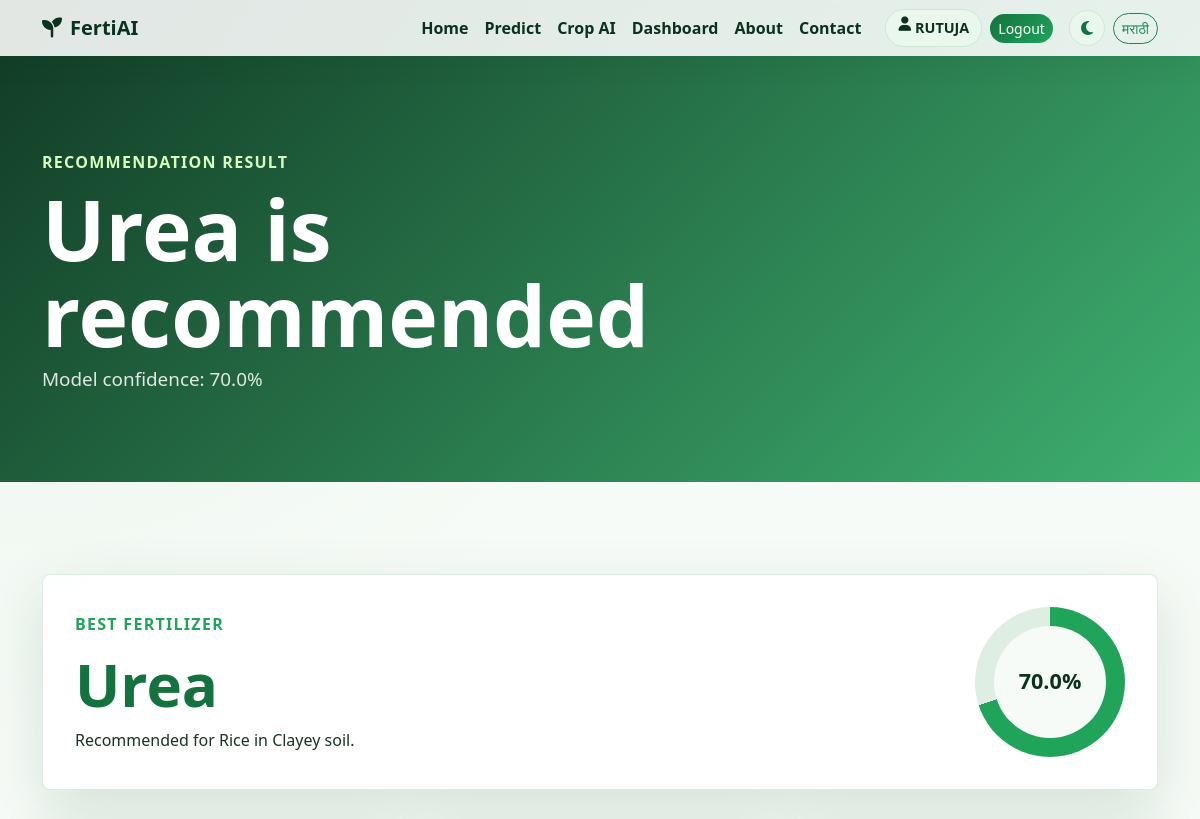
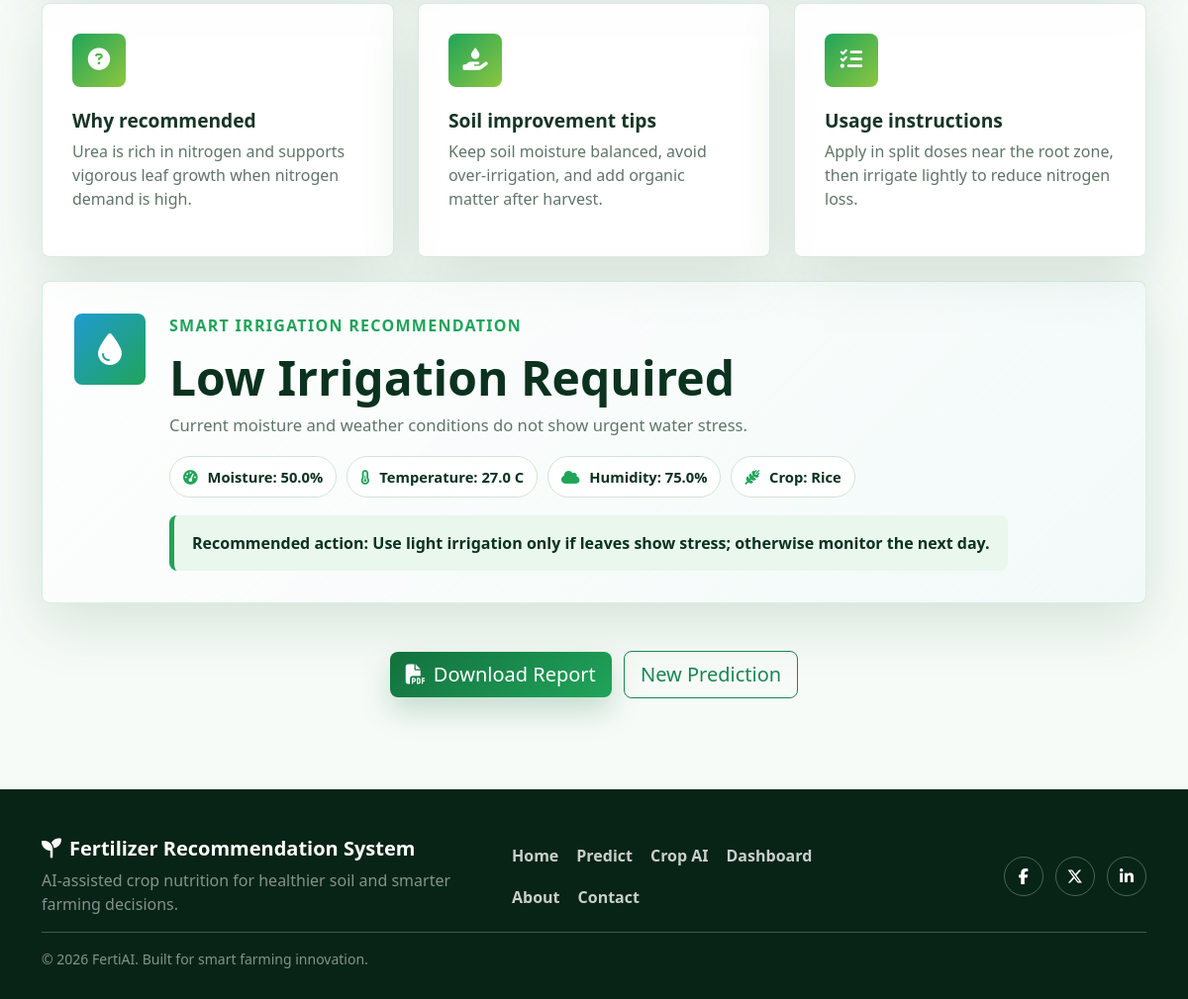
/result/1 (signed in), run on the app's committed database (2 pictures, top to bottom).
### tables this page shows
CREATE TABLE users (
                id INTEGER PRIMARY KEY AUTOINCREMENT,
                name TEXT NOT NULL,
                email TEXT NOT NULL UNIQUE,
                password_hash TEXT NOT NULL,
                reset_token TEXT,
                reset_expires_at TEXT,
                created_at TEXT NOT NULL
            );

CREATE TABLE prediction_history (
                id INTEGER PRIMARY KEY AUTOINCREMENT,
                nitrogen REAL NOT NULL,
                phosphorus REAL NOT NULL,
                potassium REAL NOT NULL,
                temperature REAL NOT NULL,
                humidity REAL NOT NULL,
                moisture REAL NOT NULL,
                soil_type TEXT NOT NULL,
                crop_type TEXT NOT NULL,
                fertilizer_name TEXT NOT NULL,
                confidence REAL NOT NULL,
                created_at TEXT NOT NULL
            , irrigation_level TEXT, irrigation_reason TEXT, irrigation_schedule TEXT, user_id INTEGER);

### app.py (the view)
@app.route("/result/<int:history_id>")
@login_required
def result(history_id: int):
    with get_db_connection() as connection:
        prediction = connection.execute(
            """
            SELECT * FROM prediction_history
            WHERE id = ? AND (user_id = ? OR user_id IS NULL)
            """,
            (history_id, session.get("user_id")),
        ).fetchone()
    if prediction is None:
        flash("Recommendation not found.", "warning")
        return redirect(url_for("predict"))
    guide = FERTILIZER_GUIDE.get(prediction["fertilizer_name"], FERTILIZER_GUIDE["NPK"])
    irrigation = {
        "level": prediction["irrigation_level"],
        "reason": prediction["irrigation_reason"],
        "schedule": prediction["irrigation_schedule"],
    }
    if not all(irrigation.values()):
        irrigation = recommend_irrigation(
            {
                "Moisture": prediction["moisture"],
                "Temperature": prediction["temperature"],
                "Humidity": prediction["humidity"],
                "Crop_Type": prediction["crop_type"],
            }
        )
    return render_template(
        "result.html",
        page_title="Recommendation Result",
        prediction=prediction,
        guide=guide,
        irrigation=irrigation,
    )

### app.py (called while the page is built)
def get_db_connection() -> sqlite3.Connection:
    DATABASE_PATH.parent.mkdir(parents=True, exist_ok=True)
    connection = sqlite3.connect(DATABASE_PATH)
    connection.row_factory = sqlite3.Row
    return connection

def get_current_user():
    user_id = session.get("user_id")
    if not user_id:
        return None
    with get_db_connection() as connection:
        return connection.execute("SELECT * FROM users WHERE id = ?", (user_id,)).fetchone()

def login_required(view):
    @wraps(view)
    def wrapped_view(*args, **kwargs):
        if not session.get("user_id"):
            flash("Please login to continue.", "warning")
            return redirect(url_for("login", next=request.full_path))
        return view(*args, **kwargs)
    return wrapped_view

@app.context_processor
def inject_template_data() -> dict:
    return {
        "soil_types": MODEL_ARTIFACT["soil_types"],
        "crop_types": MODEL_ARTIFACT["crop_types"],
        "year": datetime.now().year,
        "current_user": get_current_user(),
    }

### templates/result.html
{% extends "base.html" %}
{% block content %}
<section class="page-hero compact-hero">
    <div class="container">
        <span class="eyebrow">Recommendation Result</span>
        <h1>{{ prediction["fertilizer_name"] }} is recommended</h1>
        <p>Model confidence: {{ prediction["confidence"] }}%</p>
    </div>
</section>
<section class="section-pad">
    <div class="container">
        <div class="result-card main-result reveal-card">
            <div>
                <span class="eyebrow green">Best Fertilizer</span>
                <h2>{{ prediction["fertilizer_name"] }}</h2>
                <p class="mb-0">Recommended for {{ prediction["crop_type"] }} in {{ prediction["soil_type"] }} soil.</p>
            </div>
            <div class="confidence-ring" style="--confidence: {{ prediction['confidence'] }};">
                <span>{{ prediction["confidence"] }}%</span>
            </div>
        </div>
        <div class="row g-4 mt-2">
            <div class="col-md-4">
                <div class="advice-card reveal-card">
                    <i class="fa-solid fa-circle-question"></i>
                    <h3>Why recommended</h3>
                    <p>{{ guide["reason"] }}</p>
                </div>
            </div>
            <div class="col-md-4">
                <div class="advice-card reveal-card">
                    <i class="fa-solid fa-hand-holding-droplet"></i>
                    <h3>Soil improvement tips</h3>
                    <p>{{ guide["tips"] }}</p>
                </div>
            </div>
            <div class="col-md-4">
                <div class="advice-card reveal-card">
                    <i class="fa-solid fa-list-check"></i>
                    <h3>Usage instructions</h3>
                    <p>{{ guide["usage"] }}</p>
                </div>
            </div>
        </div>
        <div class="irrigation-panel reveal-card mt-4">
            <div class="irrigation-icon">
                <i class="fa-solid fa-droplet"></i>
            </div>
            <div class="irrigation-content">
                <span class="eyebrow green">Smart Irrigation Recommendation</span>
                <h2>{{ irrigation["level"] }} Irrigation Required</h2>
                <p>{{ irrigation["reason"] }}</p>
                <div class="irrigation-meta">
                    <span><i class="fa-solid fa-gauge-high"></i> Moisture: {{ prediction["moisture"] }}%</span>
                    <span><i class="fa-solid fa-temperature-half"></i> Temperature: {{ prediction["temperature"] }} C</span>
                    <span><i class="fa-solid fa-cloud"></i> Humidity: {{ prediction["humidity"] }}%</span>
                    <span><i class="fa-solid fa-wheat-awn"></i> Crop: {{ prediction["crop_type"] }}</span>
                </div>
                <div class="irrigation-schedule">
                    <strong>Recommended action:</strong> {{ irrigation["schedule"] }}
                </div>
            </div>
        </div>
        <div class="text-center mt-5">
            <a class="btn btn-success btn-lg animated-btn" href="{{ url_for('download_report', history_id=prediction['id']) }}">
                <i class="fa-solid fa-file-pdf me-2"></i>Download Report
            </a>
            <a class="btn btn-outline-success btn-lg ms-sm-2 mt-2 mt-sm-0" href="{{ url_for('predict') }}">New Prediction</a>
        </div>
    </div>
</section>
{% endblock %}

### templates/base.html (shortened to what this page needs)
<!doctype html>
<html lang="en">
<head>
    <link href="https://cdn.jsdelivr.net/npm/bootstrap@5.3.3/dist/css/bootstrap.min.css" rel="stylesheet">
    <link href="https://cdnjs.cloudflare.com/ajax/libs/font-awesome/6.5.2/css/all.min.css" rel="stylesheet">
    <link href="{{ url_for('static', filename='css/style.css') }}" rel="stylesheet">
</head>
<body>
    <nav class="navbar navbar-expand-lg fixed-top smart-navbar">
        <div class="container">
            <a class="navbar-brand fw-bold" href="{{ url_for('home') }}">
                <i class="fa-solid fa-seedling me-2"></i>FertiAI
            </a>
            <div class="collapse navbar-collapse" id="mainNav">
                <ul class="navbar-nav ms-auto align-items-lg-center">
                    <li class="nav-item"><a class="nav-link" href="{{ url_for('home') }}" data-i18n="nav_home">Home</a></li>
                    <li class="nav-item"><a class="nav-link" href="{{ url_for('predict') }}" data-i18n="nav_predict">Predict</a></li>
                    <li class="nav-item"><a class="nav-link" href="{{ url_for('crop_recommendation') }}">Crop AI</a></li>
                    <li class="nav-item"><a class="nav-link" href="{{ url_for('dashboard') }}" data-i18n="nav_dashboard">Dashboard</a></li>
                    <li class="nav-item"><a class="nav-link" href="{{ url_for('about') }}" data-i18n="nav_about">About</a></li>
                    <li class="nav-item"><a class="nav-link" href="{{ url_for('contact') }}" data-i18n="nav_contact">Contact</a></li>
                    {% if current_user %}
                    <li class="nav-item ms-lg-3">
                        <span class="user-pill"><i class="fa-solid fa-user me-1"></i>{{ current_user["name"] }}</span>
                    </li>
                    <li class="nav-item ms-lg-2">
                        <a class="btn btn-sm btn-success rounded-pill" href="{{ url_for('logout') }}">Logout</a>
                    </li>
                    {% endif %}
                    <li class="nav-item ms-lg-3">
                        <button class="theme-toggle" id="themeToggle" type="button" aria-label="Toggle dark mode">
                        </button>
                    </li>
                    <li class="nav-item ms-lg-2">
                        <button class="btn btn-sm btn-outline-success rounded-pill" id="languageToggle" type="button">मराठी</button>
                    </li>
                </ul>
            </div>
        </div>
    </nav>
    <main>
        {% block content %}{% endblock %}
    </main>
    <footer class="footer-section">
        <div class="container">
            <div class="row gy-4 align-items-center">
                <div class="col-md-5">
                    <h2 class="h5 fw-bold"><i class="fa-solid fa-seedling me-2"></i>Fertilizer Recommendation System</h2>
                    <p class="mb-0 text-white-50">AI-assisted crop nutrition for healthier soil and smarter farming decisions.</p>
                </div>
                <div class="col-md-4">
                    <div class="footer-links">
                        <a href="{{ url_for('home') }}">Home</a>
                        <a href="{{ url_for('predict') }}">Predict</a>
                        <a href="{{ url_for('crop_recommendation') }}">Crop AI</a>
                        {% if current_user %}
                        <a href="{{ url_for('dashboard') }}">Dashboard</a>
                        {% endif %}
                        <a href="{{ url_for('about') }}">About</a>
                        <a href="{{ url_for('contact') }}">Contact</a>
                    </div>
                </div>
                <div class="col-md-3 text-md-end">
                    <a class="social-link" href="#" aria-label="Facebook"><i class="fa-brands fa-facebook-f"></i></a>
                    <a class="social-link" href="#" aria-label="X"><i class="fa-brands fa-x-twitter"></i></a>
                    <a class="social-link" href="#" aria-label="LinkedIn"><i class="fa-brands fa-linkedin-in"></i></a>
                </div>
            </div>
            <hr class="border-light opacity-25">
            <p class="mb-0 small text-white-50">&copy; {{ year }} FertiAI. Built for smart farming innovation.</p>
        </div>
    </footer>
</body>
</html>

### data on the page
users: name "RUTUJA"
prediction_history: fertilizer_name "Urea", confidence "70.0", crop_type "Rice", soil_type "Clayey", moisture "50.0", temperature "27.0", humidity "75.0"

### other printed values
{{ guide["reason"] }} "Urea is rich in nitrogen and supports vigorous leaf growth when nitrogen demand is high."
{{ guide["tips"] }} "Keep soil moisture balanced, avoid over-irrigation, and add organic matter after harvest."
{{ guide["usage"] }} "Apply in split doses near the root zone, then irrigate lightly to reduce nitrogen loss."
{{ irrigation["level"] }} "Low"
{{ irrigation["reason"] }} "Current moisture and weather conditions do not show urgent water stress."
{{ irrigation["schedule"] }} "Use light irrigation only if leaves show stress; otherwise monitor the next day."
